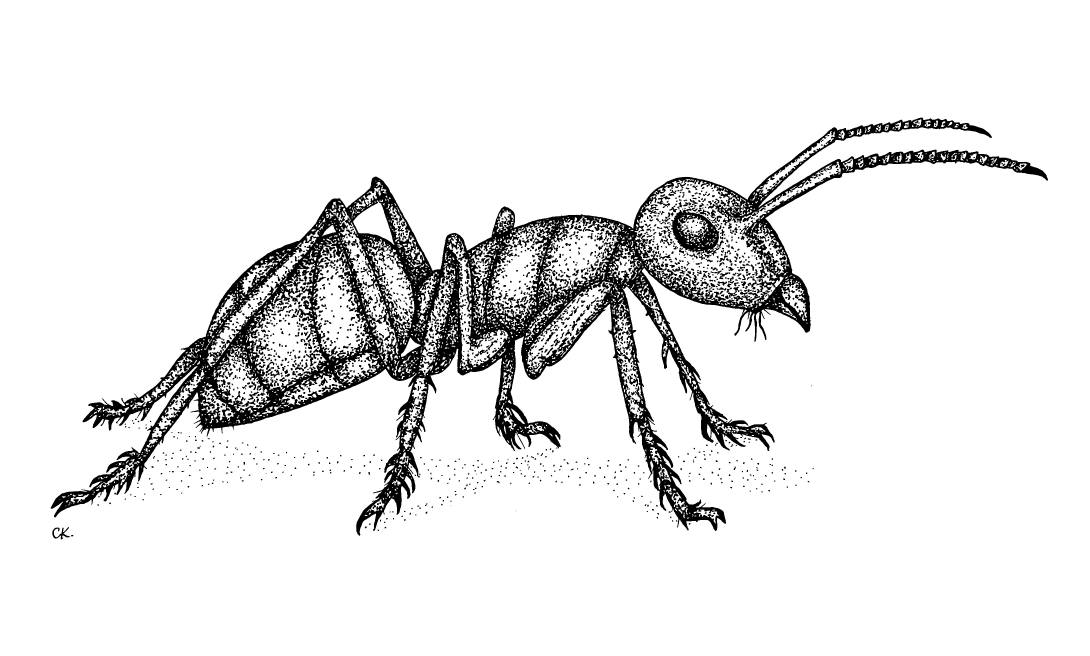
#> input picture images/illustrations/ant.jpg, 3269 x 1968 px (shown at 1/3 size); its folder holds only this picture in this run
$ python prepare_images.py
#> lines starting #> are read from the running program, lines starting #| are printed output that depends on the picture
#!/usr/bin/env python3
"""Make web-sized copies of the illustrations.

Quarto runs this before every render (see `pre-render` in _quarto.yml), so you
can drop full-resolution drawings into images/illustrations/ and forget about
file sizes. The originals are never changed; resized copies go to
images/illustrations/web/, which is not committed to git.

Resizing uses Pillow if it is installed, otherwise the `sips` tool that ships
with macOS, otherwise ImageMagick. If none is available the originals are
copied as they are, so the preview still works.
"""
import shutil
import subprocess
import sys
from pathlib import Path

ROOT = Path(__file__).resolve().parent.parent
SRC = ROOT / "images" / "illustrations"
OUT = SRC / "web"
# name -> (max width, max height)
SIZES = {"thumb": (720, 1400), "large": (2000, 2000)}
EXTENSIONS = {".jpg", ".jpeg", ".png", ".webp", ".tif", ".tiff"}


def resize_pillow(src, dst, box):
    from PIL import Image, ImageOps

    Image.MAX_IMAGE_PIXELS = None  # these are your own (large) scans, not untrusted uploads
    with Image.open(src) as im:
        im = ImageOps.exif_transpose(im)
        if im.mode in ("RGBA", "LA", "P"):
            im = im.convert("RGBA")
            flat = Image.new("RGB", im.size, "white")
            flat.paste(im, mask=im.getchannel("A"))
            im = flat
        else:
            im = im.convert("RGB")
        im.thumbnail(box, Image.LANCZOS)
        im.save(dst, "JPEG", quality=85, optimize=True, progressive=True)


# [15 lines left out: functions resize_sips, resize_magick, not called in this run]


def pick_resizer():
    try:
        import PIL  # noqa: F401
        return "Pillow", resize_pillow
    except ImportError:
        pass
    if shutil.which("sips"):
        return "sips", resize_sips
    if shutil.which("magick") or shutil.which("convert"):
        return "ImageMagick", resize_magick
    return None, None


def main():
    OUT.mkdir(parents=True, exist_ok=True)
    name, resize = pick_resizer()
    if not resize:
        print("prepare_images: no resizer found (pip install pillow); using originals as they are")

    sources = [p for p in sorted(SRC.iterdir()) if p.is_file() and p.suffix.lower() in EXTENSIONS]
    wanted = set()
    made = 0
    for src in sources:
        for size, box in SIZES.items():
            dst = OUT / f"{src.stem}-{size}.jpg"
            wanted.add(dst.name)
            if dst.exists() and dst.stat().st_mtime >= src.stat().st_mtime:
                continue
            try:
                if resize:
                    resize(src, dst, box)
                else:
                    shutil.copyfile(src, dst)
            except Exception as err:  # keep the build going; show the problem
                print(f"prepare_images: could not convert {src.name} ({err}); copying original")
                shutil.copyfile(src, dst)
            made += 1
#> this loop made 1 pass
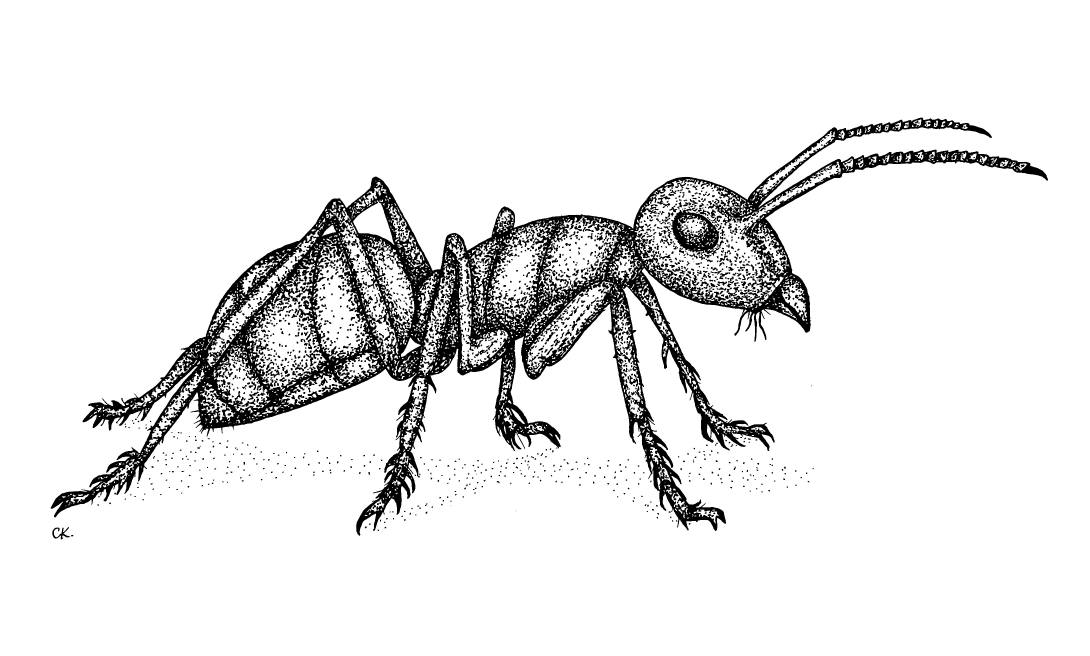
#> input picture images/illustrations/ant.jpg, 3269 x 1968 px (shown at 1/3 size)
#> pass 1, in resize_pillow, `im.save(dst, "JPEG", quality=85, optimize=True, progressive=True)`:
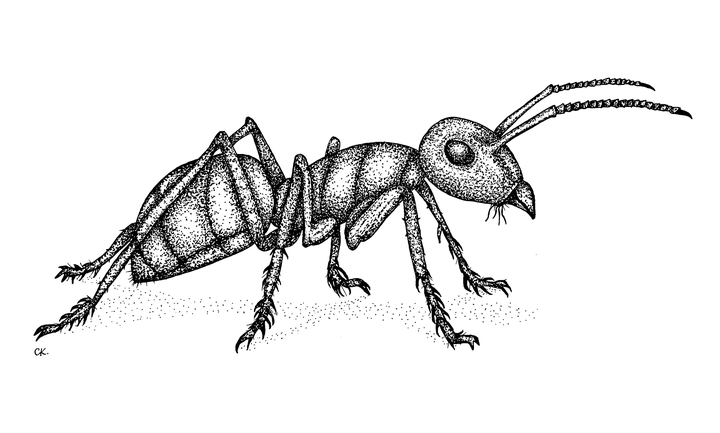
#> saved as ant-thumb.jpg: PIL image 720x433 RGB; min 0, max 255, mean 233.2
#> pass 1, in resize_pillow (call 2), `im.save(dst, "JPEG", quality=85, optimize=True, progressive=True)`:
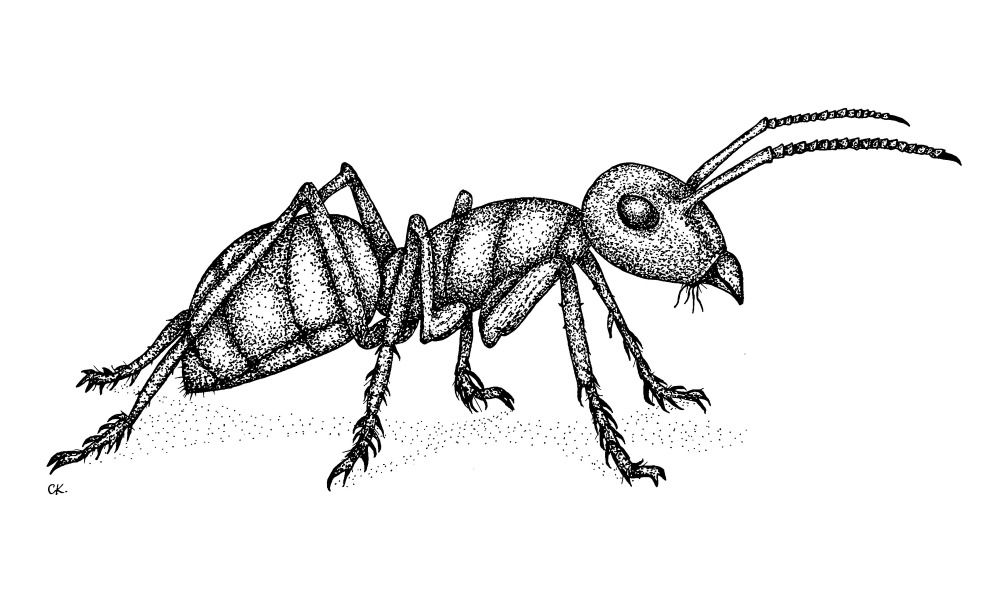
#> saved as ant-large.jpg: PIL image 2000x1204 RGB (shown at 1/2 size); min 0, max 255, mean 233.3

    for old in OUT.glob("*.jpg"):
        if old.name not in wanted:
            old.unlink()

    if made:
        print(f"prepare_images: made {made} web image(s) with {name or 'plain copy'}")


if __name__ == "__main__":
    sys.exit(main())
#> (the program exits here)

$ run again, on images/illustrations/drosophila.jpg
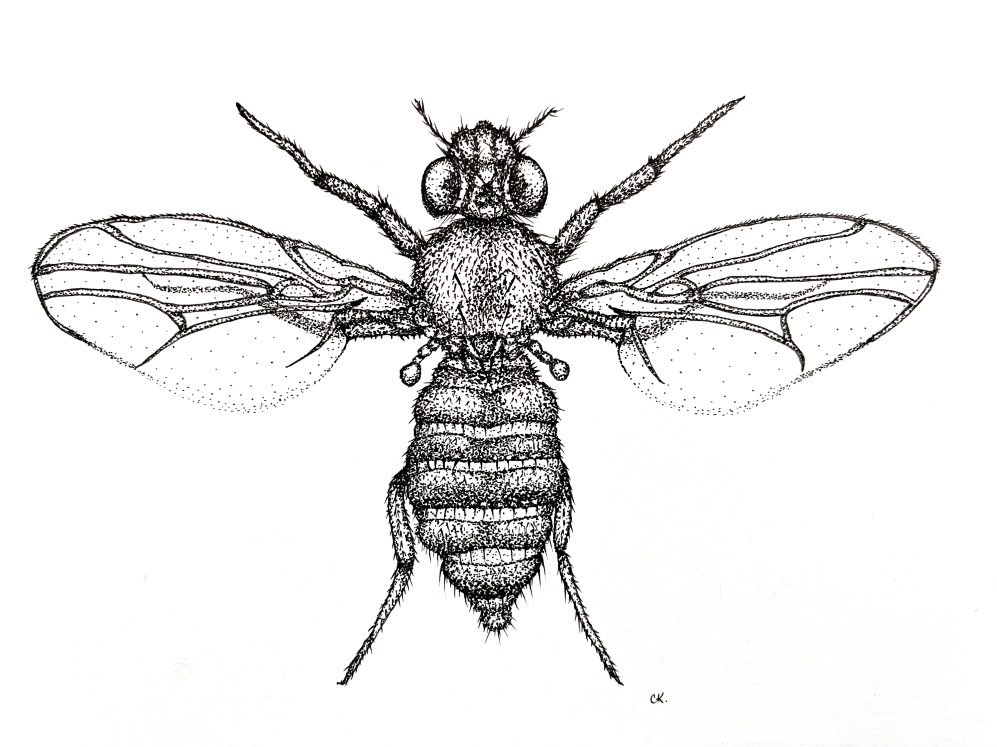
#> input picture images/illustrations/drosophila.jpg, 3986 x 2986 px (shown at 1/4 size)
#> the loop in main, `for src in sources:` made 1 pass
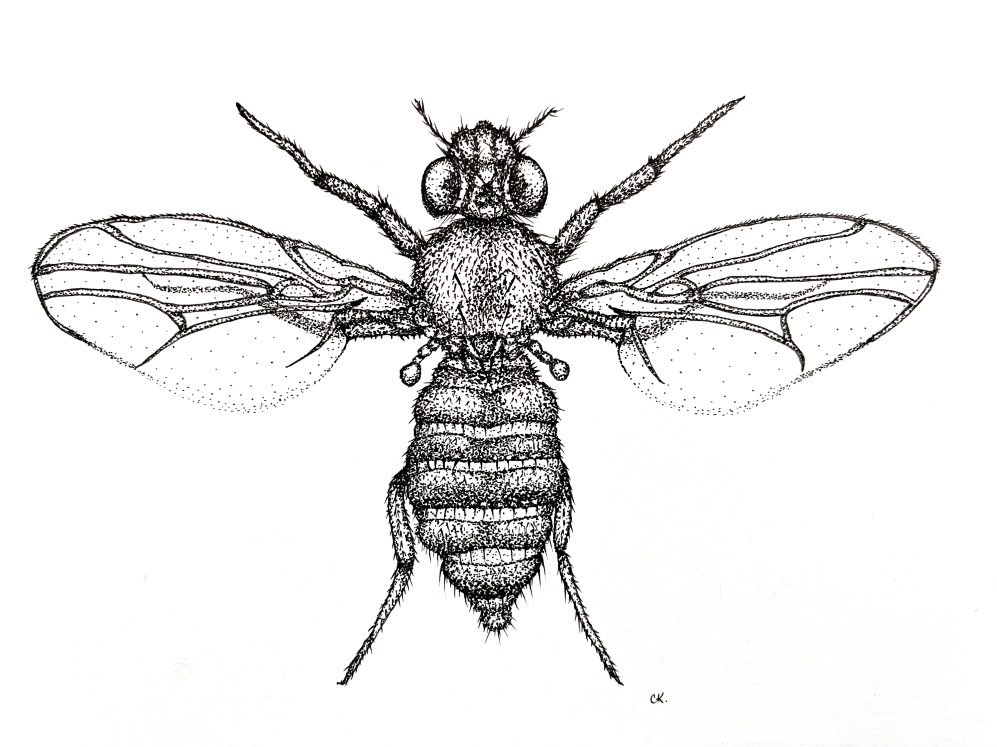
#> input picture images/illustrations/drosophila.jpg, 3986 x 2986 px (shown at 1/4 size)
#> pass 1, in resize_pillow, `im.save(dst, "JPEG", quality=85, optimize=True, progressive=True)`:
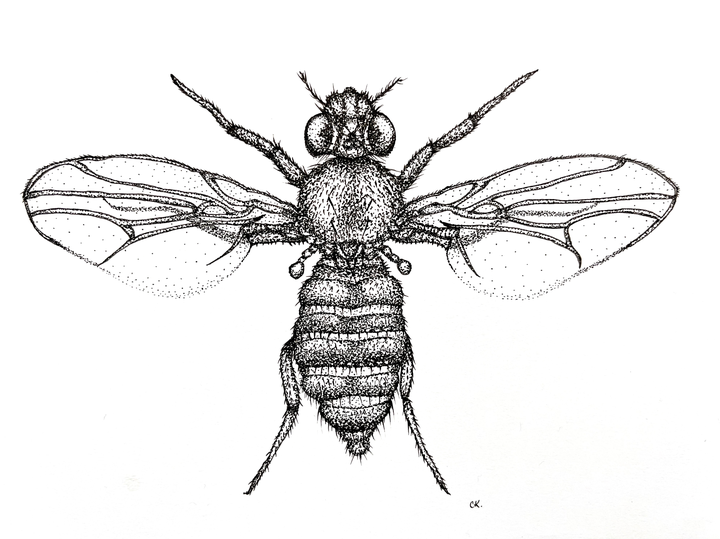
#> saved as drosophila-thumb.jpg: PIL image 720x539 RGB; mean R, G, B 234.2, 233.9, 233.7
#> pass 1, in resize_pillow (call 2), `im.save(dst, "JPEG", quality=85, optimize=True, progressive=True)`:
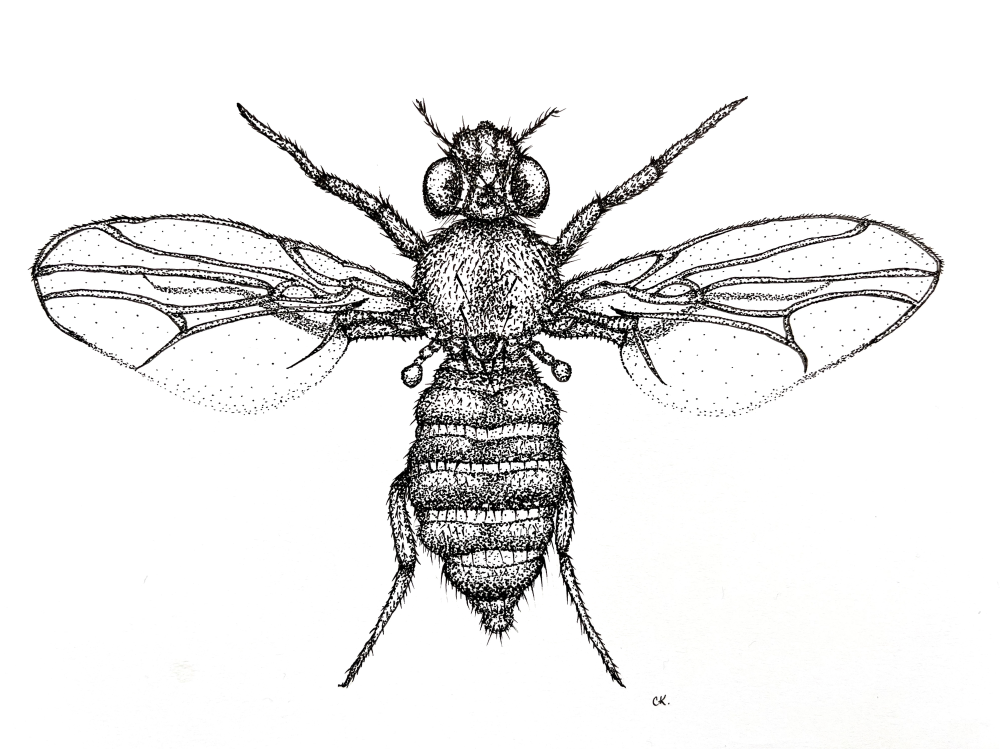
#> saved as drosophila-large.jpg: PIL image 2000x1498 RGB (shown at 1/2 size); mean R, G, B 234.5, 234.1, 233.9

$ run again, on images/illustrations/endless-learning.png
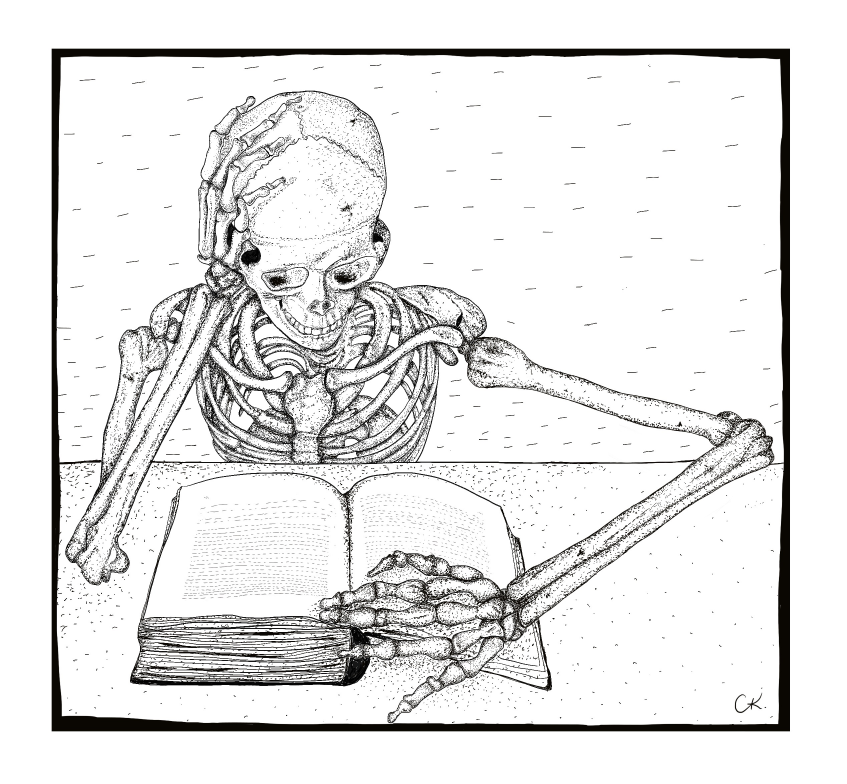
#> input picture images/illustrations/endless-learning.png, 2541 x 2352 px (shown at 1/3 size)
#> the loop in main, `for src in sources:` made 1 pass
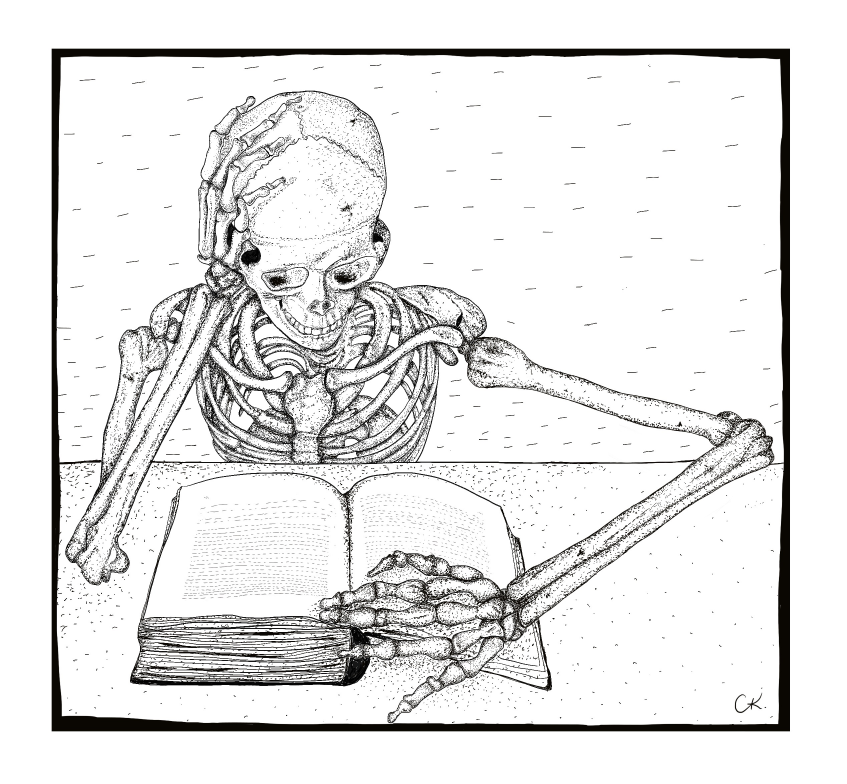
#> input picture images/illustrations/endless-learning.png, 2541 x 2352 px (shown at 1/3 size)
#> pass 1, in resize_pillow, `im.save(dst, "JPEG", quality=85, optimize=True, progressive=True)`:
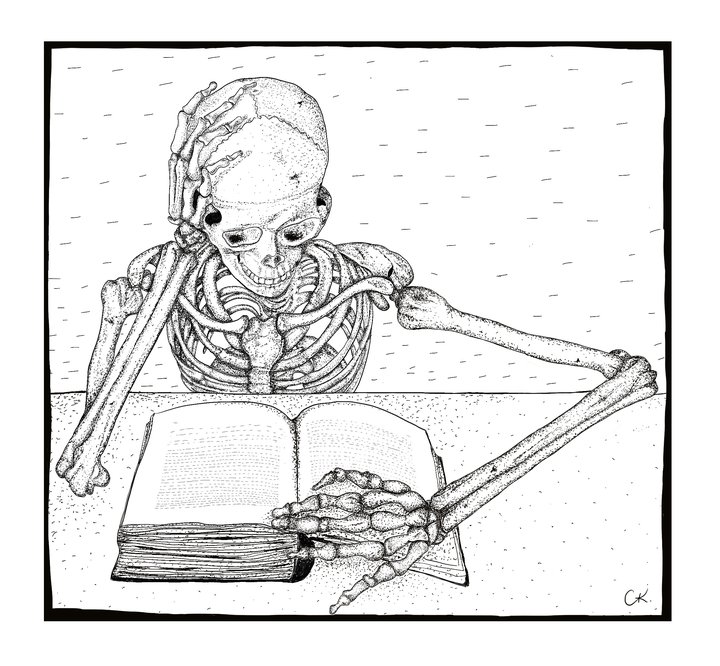
#> saved as endless-learning-thumb.jpg: PIL image 720x666 RGB; mean R, G, B 229.1, 229, 228.8
#> pass 1, in resize_pillow (call 2), `im.save(dst, "JPEG", quality=85, optimize=True, progressive=True)`:
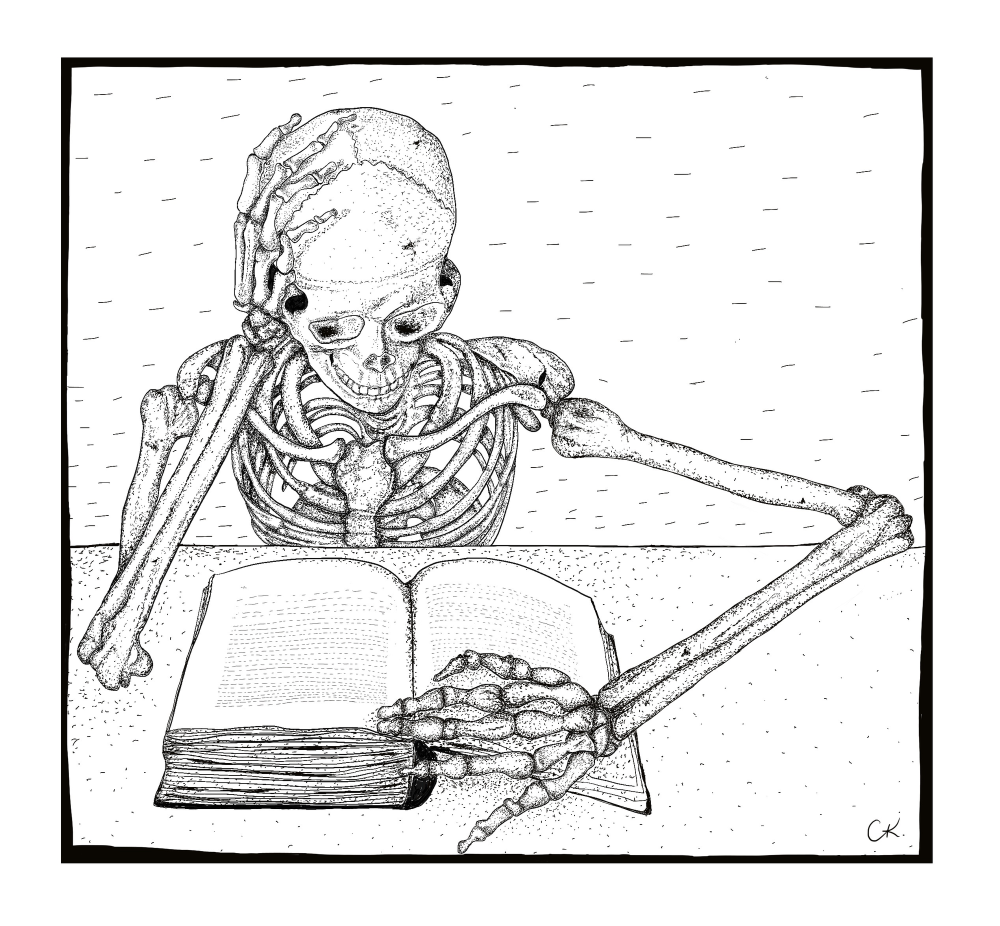
#> saved as endless-learning-large.jpg: PIL image 2000x1851 RGB (shown at 1/2 size); mean R, G, B 229.4, 229.2, 229
